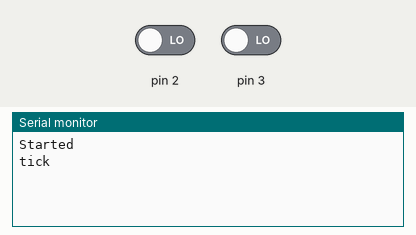
Simulated run of this sketch. Board: Arduino Uno, built with avr-gcc and run on an emulated ATmega328P. Shown: the last lines printed to the serial monitor. Inputs (shaded band) come from the test bench; at power-on: pin 2 LOW, pin 3 LOW.

Above: at 1.2 s.
1.3 s: pin 2 driven HIGH
At 1.9 s:
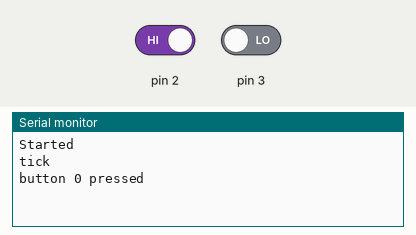
2.8 s: pin 3 driven HIGH
At 3.8 s:
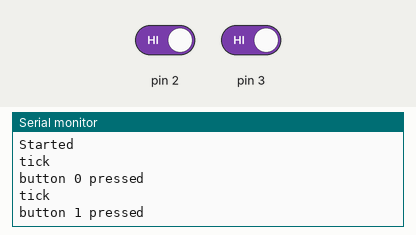

The sketch:

button_tester.pde
```cpp
void setup()
{
  Serial.begin(19200);
  Serial.println("Started");

  attachInterrupt(0, button0, RISING);
  attachInterrupt(1, button1, RISING);
  attachInterrupt(2, button2, RISING);
}

void loop()
{
  Serial.println("tick");
  delay(2000);
}

void button0()
{
  Serial.println("button 0 pressed");
}

void button1()
{
  Serial.println("button 1 pressed");
}

void button2()
{
  Serial.println("button 2 pressed");
}
```

Measured:
- after the input at 1.3 s, the serial monitor: prints a new line at once (image 1)
- after the input at 2.8 s, the serial monitor: prints a new line at once (image 2)
